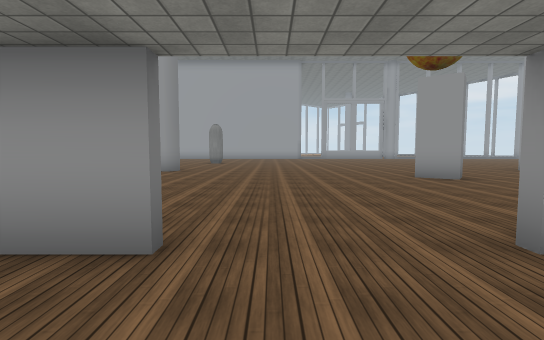
View 1 (above)

24 first-person views from a walk through a scene from a Unity 3-D project. The camera is 1.4 m above the floor, tilts 4° down and sees 85° across. The floor is counted in squares, 2 m on a side. Each view is taken from the middle of a square. On the plan, view 1 faces up. The plan holds only what a view shows up to about 10 squares ahead; the rest is blank. The place goes on beyond the plan. The player is left out. Some surface patterns are stand-ins.

View 2
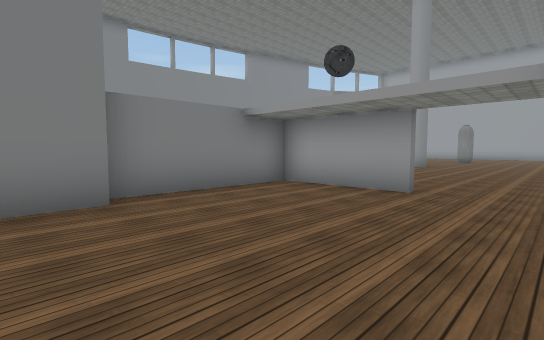

View 3
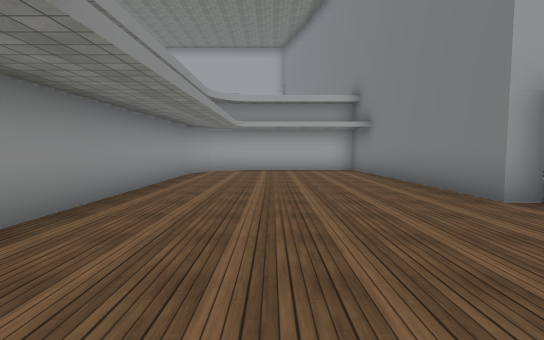

View 4
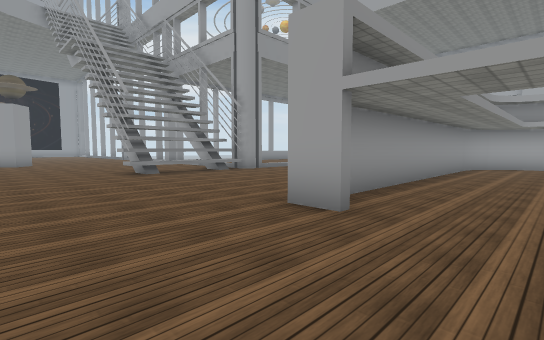

View 5
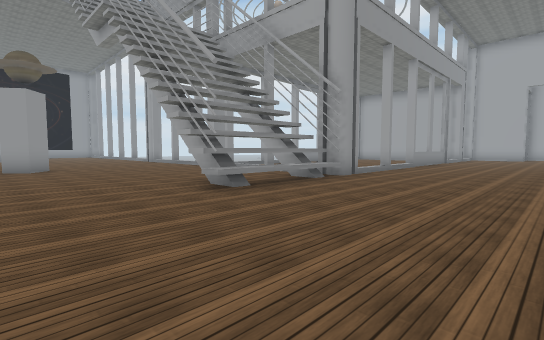

View 6
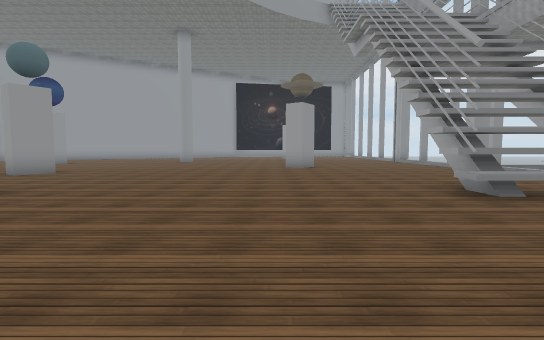

View 7
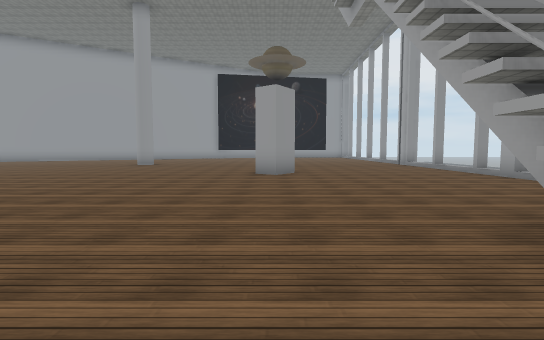

View 8
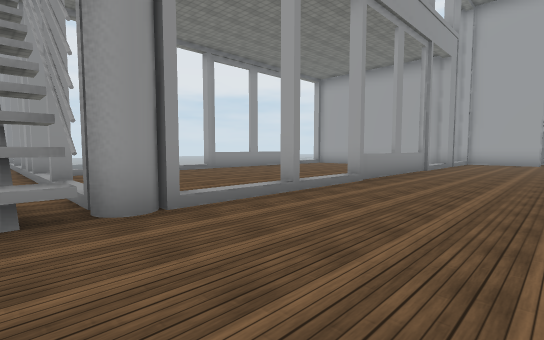

View 9
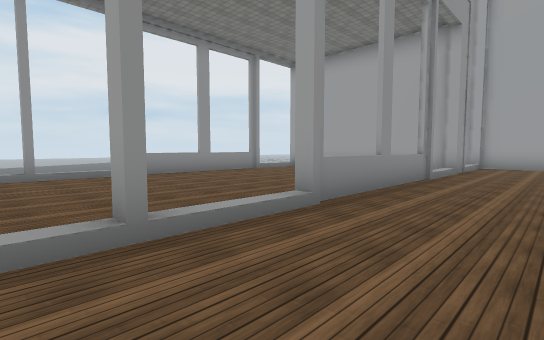

View 10
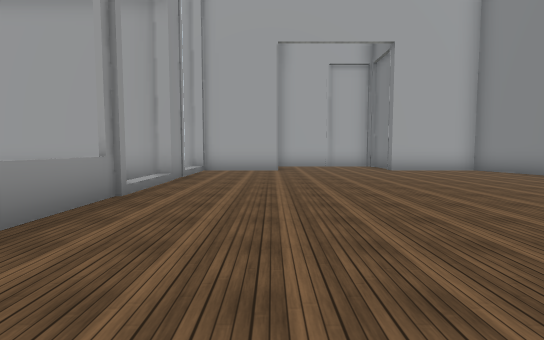

View 11
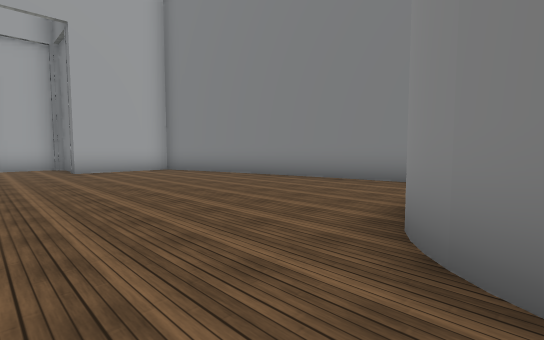

View 12
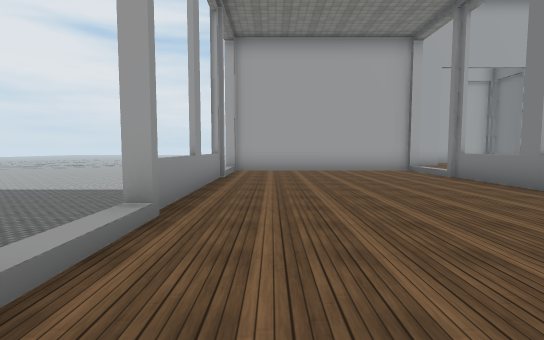

View 13
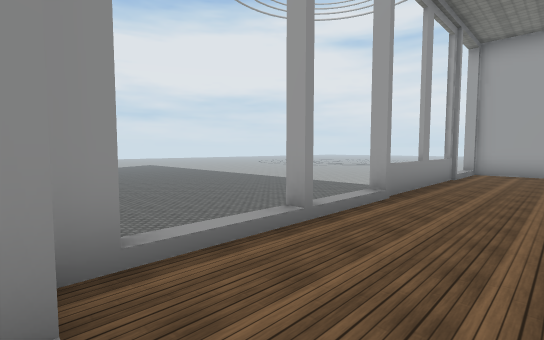

View 14
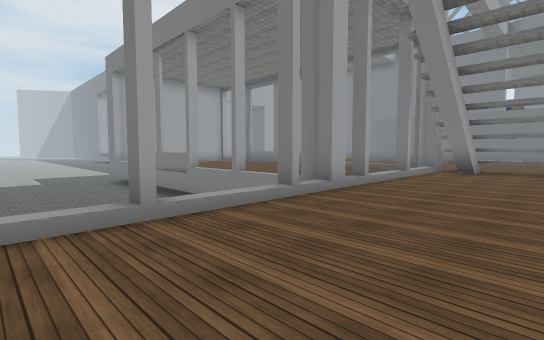

View 15
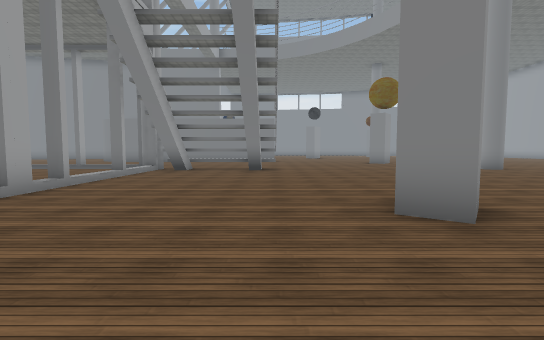

View 16
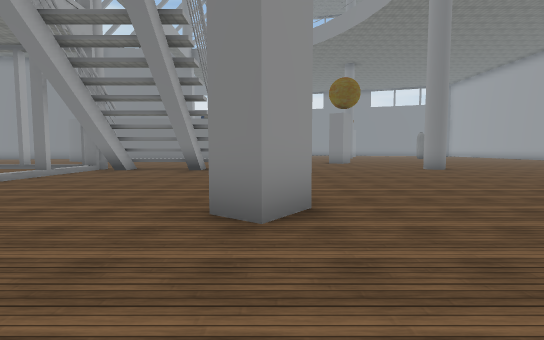

View 17
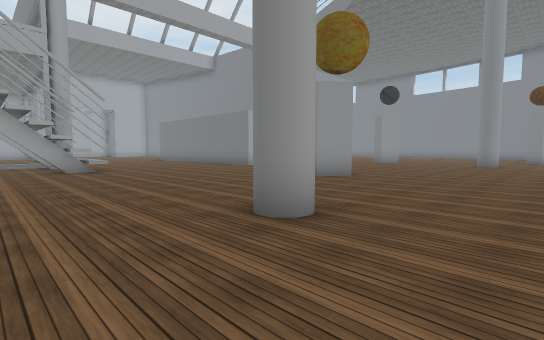

View 18
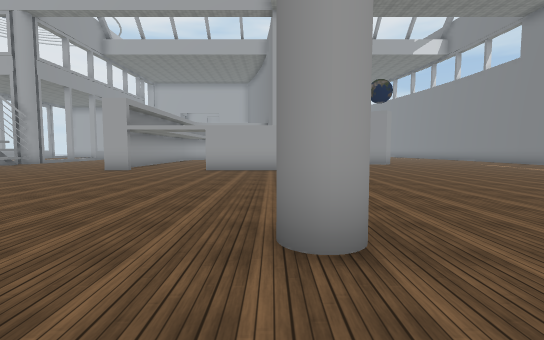

View 19
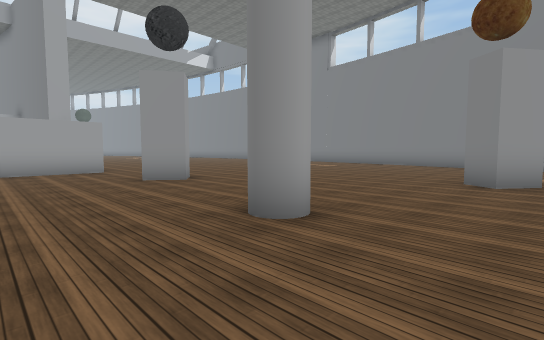

View 20
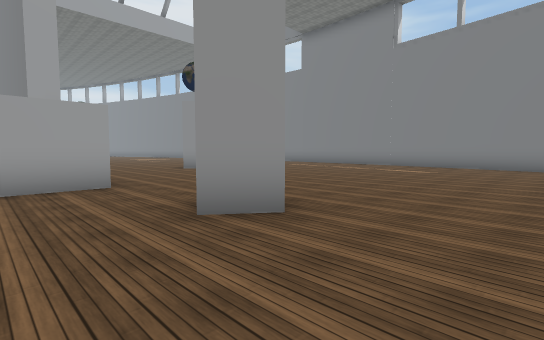

View 21
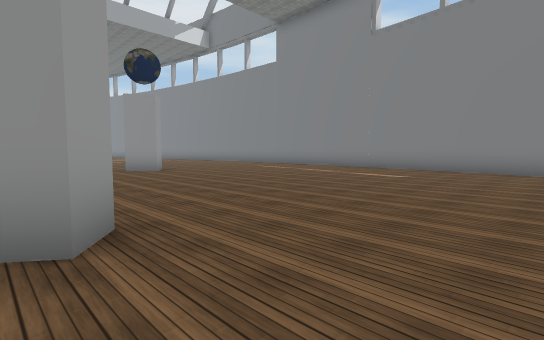

View 22
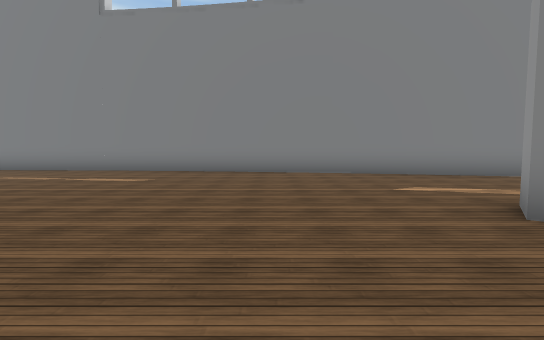

View 23
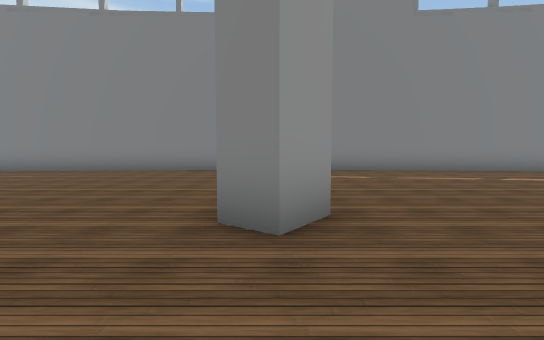

View 24
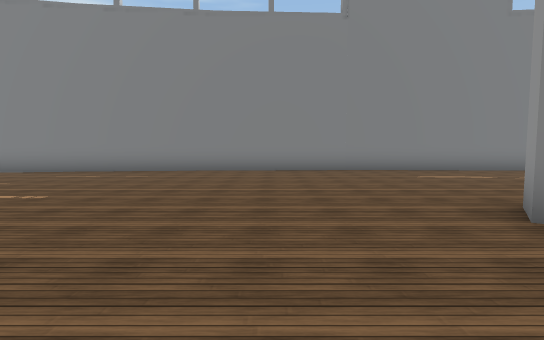

### Floor plan
Key: @ floor where view 1 was taken; # wall or solid block; x gap in a wall; . floor; / step, stairs or slope; = window, fence, low wall or low ledge; ^ raised ledge; v drop or lower ground; T thing the floor can be seen under or through.
Columns run from 15 left of view 1 to 19 right of it. Each row starts with its distance up from view 1.
 12  #............. ...........##. ..
 11  #.....#.........................
 10  #..........#...........#........
  9  #...............................
  8 ##...............................
  7 #..................#.............
  6 #................................
  5 #..........#......................
  4 #..............................#...
  3 #.................................
  2 #..........####..#.....^^..........
  1 #..........#.....##....^TT.........
  0 #..........#...@..#....^T..........
 -1 #..........#......#....^T#.........
 -2 #......#...##.....#.....T/#/#////#/
 -3 #.........  #.....#........../
 -4 #.........  #.....#........../   vv
 -5 #.......... #.....#....#.....#   vv
 -6 #.........  #.....# ..........   vv
 -7 #........   #....##....#......x  vv
 -8 #.......    ######.....=......vvvvv
 -9 #......     #..........#...... vvvv
-10 #.....      #..........=...... vvvv
-11 #....       #..........#......  vvv
-12 ##..        ##................  vvv
-13  #           #................   vv
-14              #..........######   vv
-15              #..........
-16              ##.........
-17               ####...####

Positions as (right, up) in squares from view 1, and headings:
1: (0, 0), facing up
2: (1, -3), facing up-left
3: (0, 2), facing down
4: (0, 5), facing down-right
5: (4, 5), facing down-right
6: (4, 5), facing right
7: (7, 4), facing right
8: (5, -1), facing down-right
9: (6, -4), facing down-right
10: (6, -7), facing down
11: (4, -7), facing down-left
12: (13, -4), facing down
13: (12, -2), facing down-right
14: (19, 1), facing down-left
15: (19, 2), facing left
16: (19, 4), facing left
17: (11, 12), facing down-left
18: (-3, 12), facing down
19: (-1, 12), facing down-left
20: (-2, 8), facing down-left
21: (-4, 8), facing down-left
22: (-5, 8), facing left
23: (-5, -2), facing left
24: (-5, -5), facing left
